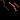

Rendered tile map (Tiled .tmx) drawn with the repository's tilesets; below, a short description and the full map source, tile grids included:
An orthogonal 20x20 tile map with 1x1 px tiles, 1 tile layer (Tile Layer 1).

<map version="1.10" tiledversion="1.11.1" orientation="orthogonal" renderorder="right-up" width="20" height="20" tilewidth="1" tileheight="1" infinite="0" nextlayerid="2" nextobjectid="1">
 <tileset firstgid="1" source="tileset.tsx" />
 <layer id="1" name="Tile Layer 1" width="20" height="20">
  <data encoding="csv">
1,1,1,1,0,0,0,0,0,0,0,0,0,0,0,0,0,0,0,0,
0,0,0,23,0,0,0,0,0,0,0,0,0,0,0,0,0,0,0,0,
0,0,0,1,23,0,0,0,0,2,0,0,0,0,23,0,0,0,0,0,
0,0,0,0,1,0,0,0,0,2,2,0,0,0,23,23,0,0,0,0,
0,0,0,0,1,0,0,0,0,0,0,2,2,0,0,23,23,0,0,0,
0,0,0,0,1,0,0,0,0,0,0,0,2,2,0,0,23,23,0,0,
0,0,0,0,1,1,0,0,0,0,0,0,0,2,2,0,0,23,23,0,
0,0,0,0,0,1,1,0,0,0,0,0,0,0,2,0,0,0,23,0,
0,0,0,0,0,0,1,1,0,0,0,0,0,0,2,2,0,0,0,0,
0,0,0,0,0,0,0,1,1,0,0,0,0,0,0,2,0,0,0,0,
0,0,0,0,0,0,0,0,1,0,0,0,0,0,0,2,2,0,0,0,
0,0,0,0,0,0,0,0,0,0,0,0,0,0,0,0,0,0,0,0,
0,0,0,0,0,0,0,0,0,0,0,0,0,0,0,0,0,0,0,0,
0,0,0,0,0,0,0,0,0,0,0,0,0,0,0,0,0,0,0,0,
0,0,0,0,0,0,0,0,0,0,0,0,0,0,0,0,0,0,0,0,
0,0,0,0,0,0,0,0,0,0,0,0,0,0,0,0,0,0,0,0,
0,0,0,0,0,0,0,0,0,0,0,0,0,0,0,0,0,0,0,0,
0,0,0,0,0,0,0,0,0,0,0,0,0,0,0,0,0,0,0,0,
0,0,0,0,0,0,0,0,0,0,0,0,0,0,0,0,0,0,0,0,
0,0,0,0,0,0,0,0,0,0,0,0,0,0,0,0,0,0,0,0
</data>
 </layer>
</map>